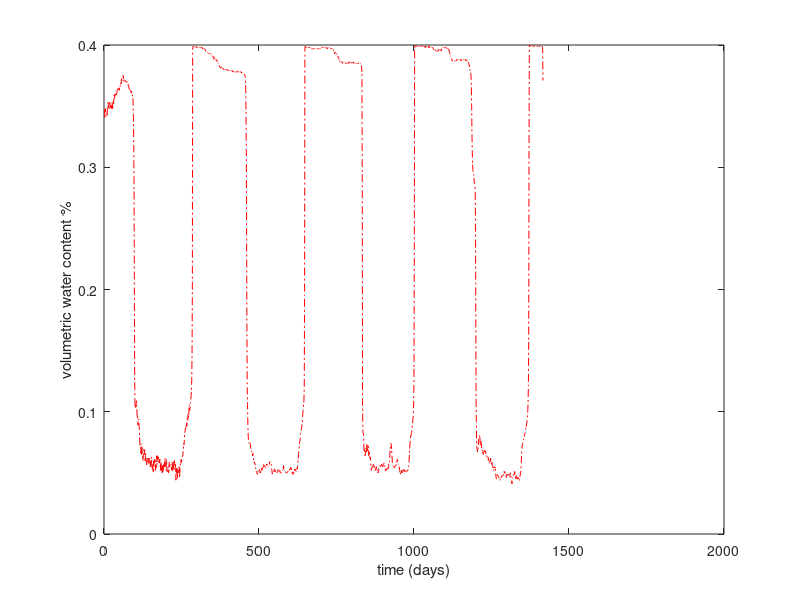
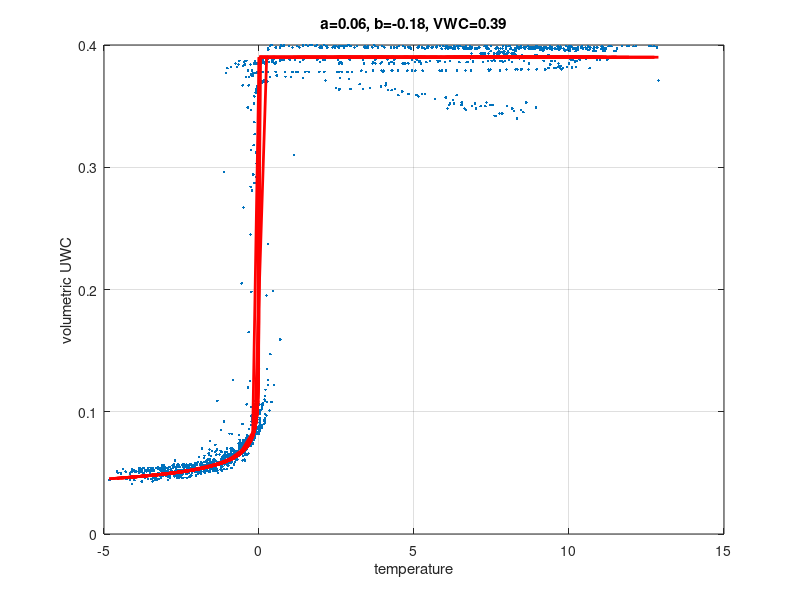

These figures' MATLAB source, in order:
function soilmoist

%hold on
m=load('19cm.txt');
nn=length(m);
%t=m(1:300,3);v=m(1:300,4);
%v(v>0.38)=NaN
figure(1)
plot(1:nn,m(:,2),'r-.')
xlabel 'time (days)'
ylabel 'volumetric water content %'

figure(2)
plot(m(:,1),m(:,2),'.')
hold on
xlabel 'temperature ^oC'
ylabel 'volumetric water content %'

T=m(:,1);%-5:0.1:1; %temperature in (C)
% 19cm 
a=0.06; b=-0.18; varnod=0.39; %volumetric soil moisture content
% 51cm a=0.06; b=-0.12; varnod=0.38; %volumetric soil moisture content
% 99cm  a=0.001; b=-0.01; varnod=0.4; %volumetric soil moisture content
t_f=-(varnod/a)^(1/b)
for i=1:length(T)
   if T(i)>t_f, theta(i)=varnod; %For temperatures greater than -0.01, UW function = vol. Moist. Cont.
   else theta(i)=a*abs(T(i))^b;  %For temperatures lower than -0.01, employ empirical law (Lovell 1957)
   end
end
%theta=theta/varnod; %Volumetric unfrozen water function
plot(T,theta,'-r','LineWidth',2); %plotting the graph
hold off
xlabel( 'temperature'); ylabel( 'volumetric UWC')
title(['a=',strcat(num2str(a)),', b=',strcat(num2str(b)),', VWC=',strcat(num2str(varnod))]);
grid on
%axis([-1.5 0.5 0 0.45])
